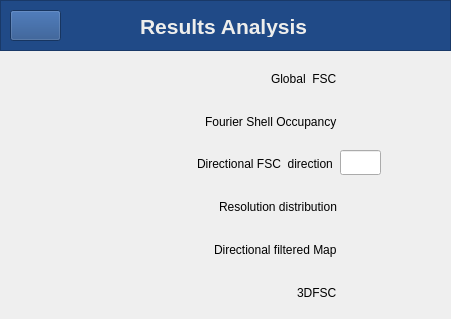
<?xml version="1.0" encoding="UTF-8"?>
<ui version="4.0">
 <class>AnalyzeWindow</class>
 <widget class="QDialog" name="AnalyzeWindow">
  <property name="geometry">
   <rect>
    <x>0</x>
    <y>0</y>
    <width>451</width>
    <height>319</height>
   </rect>
  </property>
  <property name="windowTitle">
   <string>Analyze Results</string>
  </property>
  <widget class="QPushButton" name="showGlobalFSC">
   <property name="geometry">
    <rect>
     <x>390</x>
     <y>66</y>
     <width>21</width>
     <height>21</height>
    </rect>
   </property>
   <property name="cursor">
    <cursorShape>PointingHandCursor</cursorShape>
   </property>
   <property name="mouseTracking">
    <bool>false</bool>
   </property>
   <property name="toolTip">
    <string>Visualize</string>
   </property>
   <property name="styleSheet">
    <string notr="true">background-color: transparent;
background: none;
border: none;
background-repeat: none;</string>
   </property>
   <property name="text">
    <string/>
   </property>
   <property name="icon">
    <iconset>
     <normaloff>:/icons/icons/see.png</normaloff>:/icons/icons/see.png</iconset>
   </property>
   <property name="iconSize">
    <size>
     <width>20</width>
     <height>20</height>
    </size>
   </property>
  </widget>
  <widget class="QPushButton" name="pushButton_2">
   <property name="geometry">
    <rect>
     <x>420</x>
     <y>67</y>
     <width>21</width>
     <height>21</height>
    </rect>
   </property>
   <property name="cursor">
    <cursorShape>PointingHandCursor</cursorShape>
   </property>
   <property name="mouseTracking">
    <bool>false</bool>
   </property>
   <property name="styleSheet">
    <string notr="true">background-color: transparent;
border-image: url(&quot;/home/vilas/OFSC/icons/helpblue.png&quot;);
background: none;
border: none;
background-repeat: none;</string>
   </property>
   <property name="text">
    <string/>
   </property>
  </widget>
  <widget class="QPushButton" name="showOFSC">
   <property name="geometry">
    <rect>
     <x>390</x>
     <y>110</y>
     <width>21</width>
     <height>21</height>
    </rect>
   </property>
   <property name="cursor">
    <cursorShape>PointingHandCursor</cursorShape>
   </property>
   <property name="mouseTracking">
    <bool>false</bool>
   </property>
   <property name="toolTip">
    <string>Visualize</string>
   </property>
   <property name="styleSheet">
    <string notr="true">background-color: transparent;
background: none;
border: none;
background-repeat: none;</string>
   </property>
   <property name="text">
    <string/>
   </property>
   <property name="icon">
    <iconset>
     <normaloff>:/icons/icons/see.png</normaloff>:/icons/icons/see.png</iconset>
   </property>
   <property name="iconSize">
    <size>
     <width>20</width>
     <height>20</height>
    </size>
   </property>
  </widget>
  <widget class="QPushButton" name="pushButton_4">
   <property name="geometry">
    <rect>
     <x>420</x>
     <y>110</y>
     <width>21</width>
     <height>21</height>
    </rect>
   </property>
   <property name="cursor">
    <cursorShape>PointingHandCursor</cursorShape>
   </property>
   <property name="mouseTracking">
    <bool>false</bool>
   </property>
   <property name="styleSheet">
    <string notr="true">background-color: transparent;
border-image: url(&quot;/home/vilas/OFSC/icons/helpblue.png&quot;);
background: none;
border: none;
background-repeat: none;</string>
   </property>
   <property name="text">
    <string/>
   </property>
  </widget>
  <widget class="QPushButton" name="showDirFSC">
   <property name="geometry">
    <rect>
     <x>390</x>
     <y>150</y>
     <width>21</width>
     <height>21</height>
    </rect>
   </property>
   <property name="cursor">
    <cursorShape>PointingHandCursor</cursorShape>
   </property>
   <property name="mouseTracking">
    <bool>false</bool>
   </property>
   <property name="toolTip">
    <string>Visualize</string>
   </property>
   <property name="styleSheet">
    <string notr="true">background-color: transparent;
background: none;
border: none;
background-repeat: none;</string>
   </property>
   <property name="text">
    <string/>
   </property>
   <property name="icon">
    <iconset>
     <normaloff>:/icons/icons/see.png</normaloff>:/icons/icons/see.png</iconset>
   </property>
   <property name="iconSize">
    <size>
     <width>20</width>
     <height>20</height>
    </size>
   </property>
  </widget>
  <widget class="QPushButton" name="pushButton_8">
   <property name="geometry">
    <rect>
     <x>420</x>
     <y>150</y>
     <width>21</width>
     <height>21</height>
    </rect>
   </property>
   <property name="cursor">
    <cursorShape>PointingHandCursor</cursorShape>
   </property>
   <property name="mouseTracking">
    <bool>false</bool>
   </property>
   <property name="styleSheet">
    <string notr="true">background-color: transparent;
border-image: url(&quot;/home/vilas/OFSC/icons/helpblue.png&quot;);
background: none;
border: none;
background-repeat: none;</string>
   </property>
   <property name="text">
    <string/>
   </property>
  </widget>
  <widget class="QPushButton" name="pushButton_11">
   <property name="geometry">
    <rect>
     <x>420</x>
     <y>199</y>
     <width>21</width>
     <height>21</height>
    </rect>
   </property>
   <property name="cursor">
    <cursorShape>PointingHandCursor</cursorShape>
   </property>
   <property name="mouseTracking">
    <bool>false</bool>
   </property>
   <property name="styleSheet">
    <string notr="true">background-color: transparent;
border-image: url(&quot;/home/vilas/OFSC/icons/helpblue.png&quot;);
background: none;
border: none;
background-repeat: none;</string>
   </property>
   <property name="text">
    <string/>
   </property>
  </widget>
  <widget class="QPushButton" name="showDirectionalResolutionDistribution">
   <property name="geometry">
    <rect>
     <x>390</x>
     <y>200</y>
     <width>21</width>
     <height>21</height>
    </rect>
   </property>
   <property name="cursor">
    <cursorShape>PointingHandCursor</cursorShape>
   </property>
   <property name="mouseTracking">
    <bool>false</bool>
   </property>
   <property name="toolTip">
    <string>Visualize</string>
   </property>
   <property name="styleSheet">
    <string notr="true">background-color: transparent;
background: none;
border: none;
background-repeat: none;</string>
   </property>
   <property name="text">
    <string/>
   </property>
   <property name="icon">
    <iconset>
     <normaloff>:/icons/icons/see.png</normaloff>:/icons/icons/see.png</iconset>
   </property>
   <property name="iconSize">
    <size>
     <width>20</width>
     <height>20</height>
    </size>
   </property>
  </widget>
  <widget class="QWidget" name="layoutWidget">
   <property name="geometry">
    <rect>
     <x>5</x>
     <y>60</y>
     <width>332</width>
     <height>251</height>
    </rect>
   </property>
   <layout class="QVBoxLayout" name="verticalLayout">
    <item alignment="Qt::AlignRight">
     <widget class="QLabel" name="label_2">
      <property name="cursor">
       <cursorShape>BusyCursor</cursorShape>
      </property>
      <property name="text">
       <string>Global  FSC</string>
      </property>
     </widget>
    </item>
    <item alignment="Qt::AlignRight">
     <widget class="QLabel" name="label">
      <property name="cursor">
       <cursorShape>WhatsThisCursor</cursorShape>
      </property>
      <property name="text">
       <string>Fourier Shell Occupancy</string>
      </property>
     </widget>
    </item>
    <item alignment="Qt::AlignRight">
     <widget class="QLabel" name="label_3">
      <property name="cursor">
       <cursorShape>WhatsThisCursor</cursorShape>
      </property>
      <property name="text">
       <string>Directional FSC  direction </string>
      </property>
     </widget>
    </item>
    <item alignment="Qt::AlignRight">
     <widget class="QLabel" name="label_6">
      <property name="cursor">
       <cursorShape>WhatsThisCursor</cursorShape>
      </property>
      <property name="text">
       <string>Resolution distribution</string>
      </property>
     </widget>
    </item>
    <item alignment="Qt::AlignRight">
     <widget class="QLabel" name="label_7">
      <property name="cursor">
       <cursorShape>WhatsThisCursor</cursorShape>
      </property>
      <property name="toolTip">
       <string>WASHINGTON (Reuters) - A record 26 million Americans likely sought unemployment benefits over the last five weeks, confirming that all the jobs created during the longest employment boom in U.S. history were wiped out in about a month as the novel coronavirus savages the economy.

Thursday's weekly jobless claims report from the Labor Department will add to a growing pile of increasingly bleak economic data. It will come amid rising protests against nationwide lockdowns to control the spread of COVID-19, the potentially lethal respiratory illness caused by the virus.

President Donald Trump, who is seeking a second term in the White House in November's general election, has been anxious to restart the paralyzed economy. Trump on Wednesday applauded steps taken by a handful of Republican-led states to begin reopening their economies, despite warnings from health experts of a potential new surge in infections.

&quot;The U.S. economy is hemorrhaging jobs at a pace and scale never before recorded,&quot; said Scott Anderson, chief economist at Bank of the West in San Francisco. &quot;It compares to a natural disaster on a national scale.&quot;

Initial claims for state unemployment benefits probably totaled 4.2 million in the week ended April 18, according to a Reuters survey of economists. Still a figure that would have been seen as unimaginably high less than two months ago, it would be lower than the previous week's 5.245 million. Estimates in the survey for Thursday's data were as high as 5.50 million. </string>
      </property>
      <property name="text">
       <string>Directional filtered Map</string>
      </property>
     </widget>
    </item>
    <item alignment="Qt::AlignRight">
     <widget class="QLabel" name="label_8">
      <property name="cursor">
       <cursorShape>WhatsThisCursor</cursorShape>
      </property>
      <property name="whatsThis">
       <string>WASHINGTON (Reuters) - A record 26 million Americans likely sought unemployment benefits over the last five weeks, confirming that all the jobs created during the longest employment boom in U.S. history were wiped out in about a month as the novel coronavirus savages the economy.

Thursday's weekly jobless claims report from the Labor Department will add to a growing pile of increasingly bleak economic data. It will come amid rising protests against nationwide lockdowns to control the spread of COVID-19, the potentially lethal respiratory illness caused by the virus.

President Donald Trump, who is seeking a second term in the White House in November's general election, has been anxious to restart the paralyzed economy. Trump on Wednesday applauded steps taken by a handful of Republican-led states to begin reopening their economies, despite warnings from health experts of a potential new surge in infections.

&quot;The U.S. economy is hemorrhaging jobs at a pace and scale never before recorded,&quot; said Scott Anderson, chief economist at Bank of the West in San Francisco. &quot;It compares to a natural disaster on a national scale.&quot;

Initial claims for state unemployment benefits probably totaled 4.2 million in the week ended April 18, according to a Reuters survey of economists. Still a figure that would have been seen as unimaginably high less than two months ago, it would be lower than the previous week's 5.245 million. Estimates in the survey for Thursday's data were as high as 5.50 million. </string>
      </property>
      <property name="text">
       <string>3DFSC</string>
      </property>
     </widget>
    </item>
   </layout>
  </widget>
  <widget class="QFrame" name="Topframe">
   <property name="geometry">
    <rect>
     <x>0</x>
     <y>0</y>
     <width>451</width>
     <height>51</height>
    </rect>
   </property>
   <property name="sizePolicy">
    <sizepolicy hsizetype="Expanding" vsizetype="Fixed">
     <horstretch>0</horstretch>
     <verstretch>0</verstretch>
    </sizepolicy>
   </property>
   <property name="styleSheet">
    <string notr="true">
background-color: rgb(32, 74, 135);</string>
   </property>
   <property name="frameShape">
    <enum>QFrame::StyledPanel</enum>
   </property>
   <property name="frameShadow">
    <enum>QFrame::Raised</enum>
   </property>
   <widget class="QPushButton" name="YaleButton">
    <property name="enabled">
     <bool>true</bool>
    </property>
    <property name="geometry">
     <rect>
      <x>10</x>
      <y>10</y>
      <width>51</width>
      <height>31</height>
     </rect>
    </property>
    <property name="cursor">
     <cursorShape>PointingHandCursor</cursorShape>
    </property>
    <property name="mouseTracking">
     <bool>true</bool>
    </property>
    <property name="toolTip">
     <string>&lt;!DOCTYPE HTML PUBLIC &quot;-//W3C//DTD HTML 4.0//EN&quot; &quot;http://www.w3.org/TR/REC-html40/strict.dtd&quot;&gt;
&lt;html&gt;&lt;head&gt;&lt;meta name=&quot;qrichtext&quot; content=&quot;1&quot; /&gt;&lt;style type=&quot;text/css&quot;&gt;
p, li { white-space: pre-wrap; }
&lt;/style&gt;&lt;/head&gt;&lt;body style=&quot; font-family:'Ubuntu'; font-size:11pt; font-weight:400; font-style:normal;&quot;&gt;
&lt;p style=&quot; margin-top:12px; margin-bottom:12px; margin-left:0px; margin-right:0px; -qt-block-indent:0; text-indent:0px;&quot;&gt;TagareLab webpage&lt;/p&gt;&lt;/body&gt;&lt;/html&gt;</string>
    </property>
    <property name="whatsThis">
     <string>&lt;html&gt;&lt;head/&gt;&lt;body&gt;&lt;p&gt;Tagare Lab webpage&lt;/p&gt;&lt;/body&gt;&lt;/html&gt;</string>
    </property>
    <property name="styleSheet">
     <string notr="true"/>
    </property>
    <property name="text">
     <string/>
    </property>
    <property name="icon">
     <iconset>
      <normaloff>:/icons/icons/yale.png</normaloff>:/icons/icons/yale.png</iconset>
    </property>
    <property name="iconSize">
     <size>
      <width>50</width>
      <height>33</height>
     </size>
    </property>
   </widget>
   <widget class="QLabel" name="label_9">
    <property name="geometry">
     <rect>
      <x>140</x>
      <y>16</y>
      <width>201</width>
      <height>21</height>
     </rect>
    </property>
    <property name="font">
     <font>
      <pointsize>16</pointsize>
      <weight>75</weight>
      <bold>true</bold>
     </font>
    </property>
    <property name="styleSheet">
     <string notr="true">color: rgb(238, 238, 236);</string>
    </property>
    <property name="text">
     <string>Results Analysis</string>
    </property>
   </widget>
  </widget>
  <widget class="QPushButton" name="pushButton_12">
   <property name="geometry">
    <rect>
     <x>420</x>
     <y>239</y>
     <width>21</width>
     <height>21</height>
    </rect>
   </property>
   <property name="cursor">
    <cursorShape>PointingHandCursor</cursorShape>
   </property>
   <property name="mouseTracking">
    <bool>false</bool>
   </property>
   <property name="styleSheet">
    <string notr="true">background-color: transparent;
border-image: url(&quot;/home/vilas/OFSC/icons/helpblue.png&quot;);
background: none;
border: none;
background-repeat: none;</string>
   </property>
   <property name="text">
    <string/>
   </property>
  </widget>
  <widget class="QPushButton" name="showFilteredMap">
   <property name="geometry">
    <rect>
     <x>390</x>
     <y>240</y>
     <width>21</width>
     <height>21</height>
    </rect>
   </property>
   <property name="cursor">
    <cursorShape>PointingHandCursor</cursorShape>
   </property>
   <property name="mouseTracking">
    <bool>false</bool>
   </property>
   <property name="toolTip">
    <string>Chimera</string>
   </property>
   <property name="styleSheet">
    <string notr="true">background-color: transparent;
background: none;
border: none;
background-repeat: none;</string>
   </property>
   <property name="text">
    <string/>
   </property>
   <property name="icon">
    <iconset>
     <normaloff>:/icons/icons/see.png</normaloff>:/icons/icons/see.png</iconset>
   </property>
   <property name="iconSize">
    <size>
     <width>20</width>
     <height>20</height>
    </size>
   </property>
  </widget>
  <widget class="QPushButton" name="show3DFSC">
   <property name="geometry">
    <rect>
     <x>390</x>
     <y>284</y>
     <width>21</width>
     <height>21</height>
    </rect>
   </property>
   <property name="cursor">
    <cursorShape>PointingHandCursor</cursorShape>
   </property>
   <property name="mouseTracking">
    <bool>false</bool>
   </property>
   <property name="toolTip">
    <string>Chimera</string>
   </property>
   <property name="styleSheet">
    <string notr="true">background-color: transparent;
background: none;
border: none;
background-repeat: none;</string>
   </property>
   <property name="text">
    <string/>
   </property>
   <property name="icon">
    <iconset>
     <normaloff>:/icons/icons/see.png</normaloff>:/icons/icons/see.png</iconset>
   </property>
   <property name="iconSize">
    <size>
     <width>20</width>
     <height>20</height>
    </size>
   </property>
  </widget>
  <widget class="QPushButton" name="pushButton_13">
   <property name="geometry">
    <rect>
     <x>420</x>
     <y>284</y>
     <width>21</width>
     <height>21</height>
    </rect>
   </property>
   <property name="cursor">
    <cursorShape>PointingHandCursor</cursorShape>
   </property>
   <property name="mouseTracking">
    <bool>false</bool>
   </property>
   <property name="styleSheet">
    <string notr="true">background-color: transparent;
border-image: url(&quot;/home/vilas/OFSC/icons/helpblue.png&quot;);
background: none;
border: none;
background-repeat: none;</string>
   </property>
   <property name="text">
    <string/>
   </property>
  </widget>
  <widget class="QLineEdit" name="selectDir">
   <property name="geometry">
    <rect>
     <x>340</x>
     <y>150</y>
     <width>41</width>
     <height>25</height>
    </rect>
   </property>
  </widget>
 </widget>
 <resources>
  <include location="Icons.qrc"/>
 </resources>
 <connections/>
</ui>
